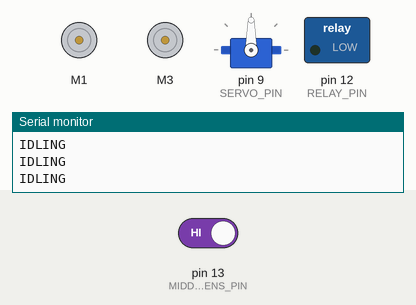
Recording of a sketch running on a simulated Arduino Uno, built with avr-gcc and run on an emulated ATmega328P. Shown: 2 × DC motor (green arrow = forward, orange = backward, longer = faster), servo, switched loads named in the sketch (green lamp = pin HIGH), the last lines printed to the serial monitor. The inputs (shaded band) are chosen by the test bench; at power-on: pin 13 (MIDDLE_SENS_PIN) HIGH.

Above: at 1.2 s.
1.3 s: pin 13 (MIDDLE_SENS_PIN) driven LOW
At 1.6 s:
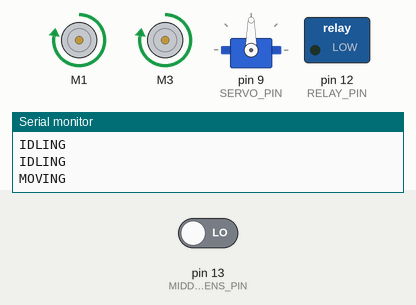
At 7.2 s:
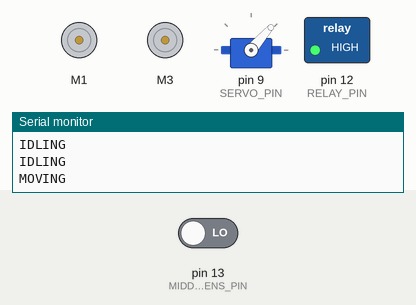
8.8 s: pin 13 (MIDDLE_SENS_PIN) driven LOW
At 9.7 s:
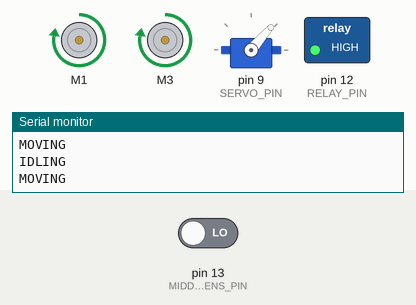
Timing chart, 0 to 17.8 s (numbered marks = the images above; inputs shaded):
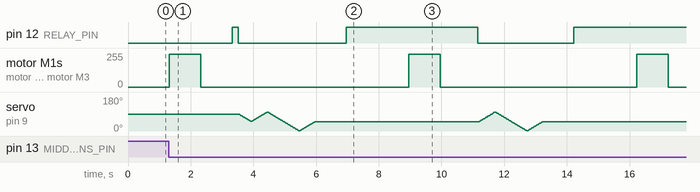

The sketch:

fire_fighting_robot.ino
```cpp
#include <AFMotor.h>
#include <Servo.h>

#define L_WHEEL 1
#define R_WHEEL 2
#define BOTH_WHEELS 3

AF_DCMotor motorL(1);
AF_DCMotor motorR(3);
Servo servo;

const int MIDDLE_SENS_PIN = 13;
const int RELAY_PIN = 12;
const int TRIG_PIN = 8;
const int ECHO_PIN = 10;
const int DISTANCE_THRESHOLD = 25;

const int SERVO_PIN = 9;
const int SERVO_START_POS = 50;
const int SERVO_LEFT_POS = 100;
const int SERVO_RIGHT_POS = 0;

const int HIGH_SPEED = 1800;
uint8_t motorSpeed;

const int IDLING = -1;
const int DETECTED = 1;
const int MOVING = 2;
const int AVOIDING = 3;
int state = IDLING;

void setup() {
  Serial.begin(9600);

  pinMode(MIDDLE_SENS_PIN, INPUT);
  pinMode(TRIG_PIN, OUTPUT);
  pinMode(ECHO_PIN, INPUT);
  pinMode(RELAY_PIN, OUTPUT);
  digitalWrite(RELAY_PIN, LOW);

  motorL.setSpeed(500);
  motorR.setSpeed(500);

  motorL.run(RELEASE);
  motorR.run(RELEASE);

  servo.attach(SERVO_PIN);
  // servo.write(SERVO_START_POS);
}

void setMotorSpeed(int newSpeed) {
  motorL.setSpeed(newSpeed);
  motorR.setSpeed(newSpeed);
  motorSpeed = newSpeed;
}

void runWater(){
  digitalWrite(RELAY_PIN, HIGH);
}

void motorMove(uint8_t wheels, uint8_t direction) {
  if (wheels == BOTH_WHEELS) {
    motorL.run(direction);
    motorR.run(direction);
  } else if (wheels == L_WHEEL) {
    motorL.run(direction);
  } else if (wheels == R_WHEEL) {
    motorR.run(direction);
  } else {
    return;
  }

  if (direction == BRAKE) {
    setMotorSpeed(0);
    return;
  }

  setMotorSpeed(500);
}

void sendWaves() {
  digitalWrite(TRIG_PIN, LOW);
  delayMicroseconds(2);
  digitalWrite(TRIG_PIN, HIGH);
  delayMicroseconds(10);
}

int getPulseDistance() {
  // https://circuitdigest.com/microcontroller-projects/arduino-ultrasonic-sensor-based-distance-measurement
  int duration = pulseIn(ECHO_PIN, HIGH);
  return duration / 58.2;
}

void swipeHose() {
  int initialPos = servo.read();
  if (initialPos != SERVO_START_POS) {
    if (initialPos > SERVO_START_POS) {
      for (int i = initialPos; i > SERVO_START_POS; i--) {
        servo.write(i);
        delay(10);
      }
    } else {
      for (int i = initialPos; i <= SERVO_START_POS; i++) {
        servo.write(i);
        delay(10);
      }
    }
  }

  delay(10);
  for (int i = servo.read(); i <= SERVO_LEFT_POS; i++) {
    servo.write(i);
    delay(10);
  }
  delay(10);
  for (int i = servo.read(); i > SERVO_RIGHT_POS; i--) {
    servo.write(i);
    delay(10);
  }
  delay(10);
  for (int i = servo.read(); i < SERVO_START_POS; i++) {
    servo.write(i);
    delay(10);
  }
}

bool hasObject(int distance) {
  return distance < DISTANCE_THRESHOLD;
}

void loop(){
  // servo.write(100);
  // delay(1000);
  // servo.write(-100);
  // swipeHose();
      // sendWaves();
      // int distance = getPulseDistance();
      // Serial.println(distance);
      // delay(2000);
  int distance = 0;
  int middleSens = digitalRead(MIDDLE_SENS_PIN);
  switch (state) {
    case IDLING:
      Serial.println("IDLING");
      if (middleSens == LOW) {
        state = DETECTED;
      }
      break;
    case DETECTED:
      Serial.println("MOVING");
      motorMove(BOTH_WHEELS, FORWARD);
      state = MOVING;
      break;
    case MOVING:
      delay(1000);
      motorMove(BOTH_WHEELS, BRAKE);
      delay(1000);
      digitalWrite(RELAY_PIN, HIGH);
      delay(200);
      digitalWrite(RELAY_PIN, LOW);
      swipeHose();
      delay(1000);

      digitalWrite(RELAY_PIN, HIGH);
      state = IDLING;
      delay(2000);
      break;
    case AVOIDING:
      sendWaves();
      int distance = getPulseDistance();
      motorMove(L_WHEEL, FORWARD);
      motorMove(L_WHEEL, BRAKE);

      if(!hasObject(distance)) {
        motorMove(R_WHEEL, FORWARD);
        motorMove(R_WHEEL, BRAKE);
        state = MOVING;
      }

  }
}
```

Measured:
- after the input at 1.3 s, pin 12 (RELAY_PIN): LOW → HIGH after 2.0 s, → LOW 0.20 s later, → HIGH 3.4 s later; motor M1, motor M3: stopped → forward 244/255 at once, → stopped 1.0 s later
